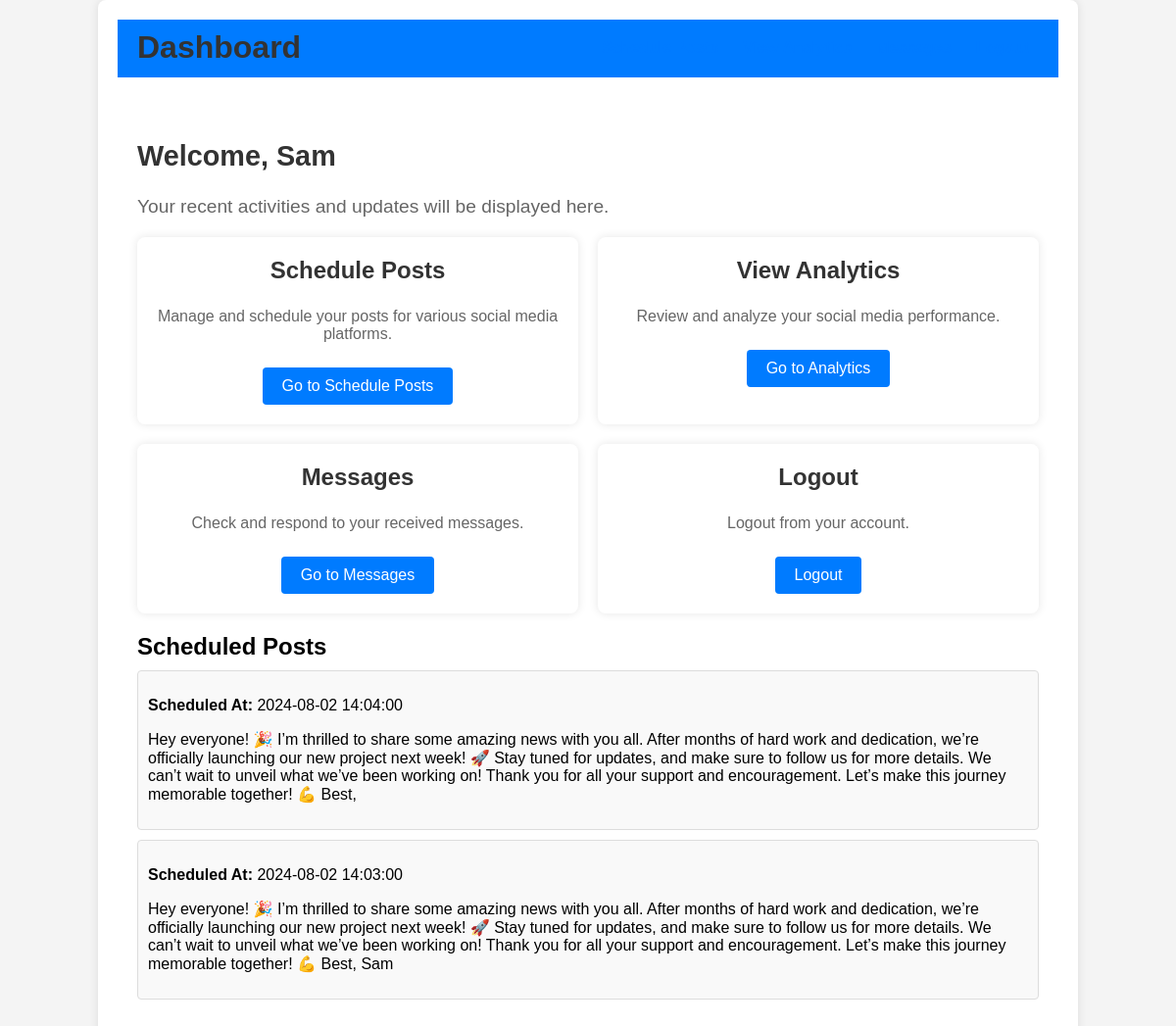
/dashboard.php (signed in), run on the app's committed database.
### tables this page shows
CREATE TABLE `users` (
  `id` int(11) NOT NULL,
  `username` varchar(50) NOT NULL,
  `email` varchar(100) NOT NULL,
  `password` varchar(255) NOT NULL,
  `created_at` timestamp NOT NULL DEFAULT current_timestamp()
);

CREATE TABLE `posts` (
  `id` int(11) NOT NULL,
  `user_id` int(11) DEFAULT NULL,
  `content` text DEFAULT NULL,
  `scheduled_at` datetime DEFAULT NULL,
  `created_at` timestamp NOT NULL DEFAULT current_timestamp()
);

### dashboard.php (the view, shortened to what this page needs)
<?php
$conn = new mysqli('localhost', 'root', '', 'social_media_dashboard');
$user_id = $_SESSION['user_id'];
$result = $conn->query("SELECT username FROM users WHERE id = $user_id");
$user = $result->fetch_assoc();
$username = htmlspecialchars($user['username']);
$schedule_result = $conn->query("SELECT content, scheduled_at FROM posts WHERE user_id = $user_id ORDER BY scheduled_at DESC");
$schedule_posts = [];
while ($row = $schedule_result->fetch_assoc()) {
    $schedule_posts[] = $row;
}
?>
<!DOCTYPE html>
<html lang="en">
<head>
    <link rel="stylesheet" href="styles.css">
</head>
<body>
<div class="dashboard-container">
    <header>
        <div class="header-content">
            <h1>Dashboard</h1>
            <nav>
                <ul>
                    <li><a href="post_scheduling.html">Schedule Posts</a></li>
                    <li><a href="analytics.html">View Analytics</a></li>
                    <li><a href="messages.html">Messages</a></li>
                    <li><a href="logout.php">Logout</a></li>
                </ul>
            </nav>
        </div>
    </header>
    <main>
        <section class="welcome-section">
            <h2>Welcome, <?php echo $username; ?></h2>
            <p>Your recent activities and updates will be displayed here.</p>
        </section>
        <section class="dashboard-sections">
            <div class="section-card">
                <h3>Schedule Posts</h3>
                <p>Manage and schedule your posts for various social media platforms.</p>
                <a href="post_scheduling.html" class="btn">Go to Schedule Posts</a>
            </div>
            <div class="section-card">
                <h3>View Analytics</h3>
                <p>Review and analyze your social media performance.</p>
                <a href="analytics.html" class="btn">Go to Analytics</a>
            </div>
            <div class="section-card">
                <h3>Messages</h3>
                <p>Check and respond to your received messages.</p>
                <a href="messages.html" class="btn">Go to Messages</a>
            </div>
            <div class="section-card">
                <h3>Logout</h3>
                <p>Logout from your account.</p>
                <a href="logout.php" class="btn">Logout</a>
            </div>
        </section>
        <section class="posts-list">
            <h2>Scheduled Posts</h2>
            <?php if (empty($schedule_posts)): ?>
                <p>No scheduled posts found.</p>
            <?php else: ?>
                <?php foreach ($schedule_posts as $post): ?>
                    <div class="post-item">
                        <p><strong>Scheduled At:</strong> <?php echo htmlspecialchars($post['scheduled_at']); ?></p>
                        <p><?php echo htmlspecialchars($post['content']); ?></p>
                    </div>
                <?php endforeach; ?>
            <?php endif; ?>
        </section>
    </main>
</div>
</body>
</html>

### styles.css (style rules this page uses)
body { font-family: Arial, sans-serif; background-color: #f4f4f4; margin: 0; padding: 0; }
.container, .dashboard-container { width: 80%; margin: auto; padding: 20px; background: #fff; border-radius: 8px; box-shadow: 0 0 10px rgba(0,0,0,0.1); }
header { background-color: #007bff; color: #fff; padding: 10px 0; }
.header-content { display: flex; justify-content: space-between; align-items: center; padding: 0 20px; }
.header-content h1 { margin: 0; }
nav ul { list-style: none; padding: 0; margin: 0; display: flex; gap: 15px; }
nav ul li { display: inline; }
nav ul li a { color: #fff; text-decoration: none; font-weight: bold; }
main { padding: 20px; }
.welcome-section { margin-bottom: 20px; }
.welcome-section h2 { font-size: 1.8rem; color: #333; }
.welcome-section p { font-size: 1.2rem; color: #666; }
.dashboard-sections { display: grid; grid-template-columns: repeat(auto-fit, minmax(250px, 1fr)); gap: 20px; }
.section-card { background: #f4f4f4; padding: 20px; border-radius: 8px; box-shadow: 0 0 10px rgba(0,0,0,0.1); text-align: center; }
.section-card h3 { margin-top: 0; font-size: 1.5rem; color: #333; }
.section-card p { font-size: 1rem; color: #666; margin-bottom: 15px; }
button, .btn { display: inline-block; padding: 10px 20px; text-decoration: none; color: #fff; background-color: #007bff; border-radius: 4px; font-size: 1rem; transition: background-color 0.3s; border: none; }

### dashboard.php (style rules this page uses)
body { font-family: Arial, sans-serif; background-color: #f4f4f4; margin: 0; padding: 0; }
.dashboard-container { width: 80%; margin: auto; padding: 20px; background: #fff; border-radius: 8px; box-shadow: 0 0 10px rgba(0,0,0,0.1); }
header { border-bottom: 2px solid #007bff; padding-bottom: 10px; margin-bottom: 20px; }
.header-content { display: flex; justify-content: space-between; align-items: center; }
h1 { margin: 0; color: #333; }
nav ul { list-style: none; padding: 0; margin: 0; }
nav ul li { display: inline; margin-right: 10px; }
nav ul li a { text-decoration: none; color: #007bff; font-weight: bold; }
.welcome-section { margin-bottom: 20px; }
.welcome-section h2 { color: #333; }
.dashboard-sections { display: flex; flex-wrap: wrap; gap: 20px; }
.section-card { flex: 1 1 calc(33.333% - 20px); background: #fff; padding: 20px; border-radius: 8px; box-shadow: 0 0 10px rgba(0,0,0,0.1); }
.section-card h3 { margin-top: 0; color: #333; }
.section-card p { color: #666; }
.btn { display: inline-block; padding: 10px 20px; margin-top: 10px; text-decoration: none; color: #fff; background-color: #007bff; border-radius: 4px; font-size: 1rem; transition: background-color 0.3s; }
.posts-list { margin-top: 20px; }
.posts-list h2 { margin-bottom: 10px; }
.post-item { background: #f9f9f9; border: 1px solid #ddd; padding: 10px; border-radius: 4px; margin-bottom: 10px; }

### data on the page
users: username "Sam"
posts: scheduled_at "2024-08-02 14:04:00", content "Hey everyone! 🎉 I’m thrilled to share some amazing news with you all. After months of hard work and dedication, we’re officially launching our new project next week! 🚀 Stay tuned for updates, and make sure to follow us for more details. We can’t wait to unveil what we’ve been working on! Thank you for all your support and encouragement. Let’s make this journey memorable together! 💪 Best,"
posts: scheduled_at "2024-08-02 14:03:00", content "Hey everyone! 🎉 I’m thrilled to share some amazing news with you all. After months of hard work and dedication, we’re officially launching our new project next week! 🚀 Stay tuned for updates, and make sure to follow us for more details. We can’t wait to unveil what we’ve been working on! Thank you for all your support and encouragement. Let’s make this journey memorable together! 💪 Best, Sam"
